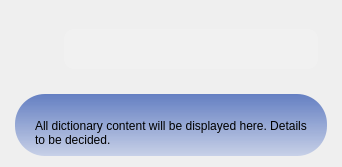
          <widget class="QWidget" name="dic_widget" native="true">
           <property name="sizePolicy">
            <sizepolicy hsizetype="Minimum" vsizetype="Preferred">
             <horstretch>0</horstretch>
             <verstretch>0</verstretch>
            </sizepolicy>
           </property>
           <property name="minimumSize">
            <size>
             <width>256</width>
             <height>0</height>
            </size>
           </property>
           <property name="styleSheet">
            <string notr="true">QWidget#dic_widget{
border-radius: 30px;
	background-color: qlineargradient(spread:pad, x1:1, y1:0, x2:1, y2:1, stop:0 rgba(100, 127, 194, 255), stop:1 rgba(123, 149, 216, 87));
}eee</string>
           </property>
           <layout class="QVBoxLayout" name="verticalLayout_12">
            <property name="spacing">
             <number>16</number>
            </property>
            <property name="leftMargin">
             <number>15</number>
            </property>
            <property name="topMargin">
             <number>20</number>
            </property>
            <property name="rightMargin">
             <number>15</number>
            </property>
            <item>
             <widget class="QWidget" name="widget_7" native="true">
              <property name="sizePolicy">
               <sizepolicy hsizetype="Minimum" vsizetype="Fixed">
                <horstretch>0</horstretch>
                <verstretch>0</verstretch>
               </sizepolicy>
              </property>
              <property name="minimumSize">
               <size>
                <width>0</width>
                <height>50</height>
               </size>
              </property>
              <layout class="QHBoxLayout" name="horizontalLayout_6" stretch="1,10">
               <property name="spacing">
                <number>10</number>
               </property>
               <item>
                <widget class="QPushButton" name="search_button">
                 <property name="sizePolicy">
                  <sizepolicy hsizetype="Preferred" vsizetype="Minimum">
                   <horstretch>0</horstretch>
                   <verstretch>0</verstretch>
                  </sizepolicy>
                 </property>
                 <property name="minimumSize">
                  <size>
                   <width>30</width>
                   <height>30</height>
                  </size>
                 </property>
                 <property name="styleSheet">
                  <string notr="true">QPushButton#search_button{
	background-color: none;
	border-radius:7px;
}

QPushButton#search_button:hover{
	background-color: none;
	border: 1.5px solid #E1EAFE;
	border-radius:7px;
}</string>
                 </property>
                 <property name="text">
                  <string/>
                 </property>
                 <property name="icon">
                  <iconset resource="resource.qrc">
                   <normaloff>:/images/pic/search.png</normaloff>:/images/pic/search.png</iconset>
                 </property>
                </widget>
               </item>
               <item>
                <widget class="QLineEdit" name="dic_input">
                 <property name="sizePolicy">
                  <sizepolicy hsizetype="Minimum" vsizetype="Fixed">
                   <horstretch>0</horstretch>
                   <verstretch>0</verstretch>
                  </sizepolicy>
                 </property>
                 <property name="minimumSize">
                  <size>
                   <width>1</width>
                   <height>40</height>
                  </size>
                 </property>
                 <property name="font">
                  <font>
                   <family>Poppins</family>
                   <pointsize>10</pointsize>
                  </font>
                 </property>
                 <property name="styleSheet">
                  <string notr="true">border-radius:10px;
background-color: rgb(241, 241, 241);
padding-left:10px;
padding-right:10px;</string>
                 </property>
                 <property name="text">
                  <string/>
                 </property>
                 <property name="clearButtonEnabled">
                  <bool>true</bool>
                 </property>
                </widget>
               </item>
              </layout>
             </widget>
            </item>
            <item>
             <widget class="QWidget" name="content_widget" native="true">
              <property name="autoFillBackground">
               <bool>false</bool>
              </property>
              <property name="styleSheet">
               <string notr="true">QWidget#content_widget{
border-radius: 30px;
	background-color: qlineargradient(spread:pad, x1:1, y1:0, x2:1, y2:1, stop:0 rgba(100, 127, 194, 255), stop:1 rgba(123, 149, 216, 87));
}</string>
              </property>
              <layout class="QVBoxLayout" name="verticalLayout_19">
               <property name="leftMargin">
                <number>20</number>
               </property>
               <property name="topMargin">
                <number>25</number>
               </property>
               <property name="rightMargin">
                <number>20</number>
               </property>
               <item>
                <widget class="QLabel" name="label_3">
                 <property name="text">
                  <string>All dictionary content will be displayed here. Details to be decided. </string>
                 </property>
                 <property name="alignment">
                  <set>Qt::AlignLeading|Qt::AlignLeft|Qt::AlignTop</set>
                 </property>
                 <property name="wordWrap">
                  <bool>true</bool>
                 </property>
                </widget>
               </item>
              </layout>
             </widget>
            </item>
           </layout>
          </widget>
